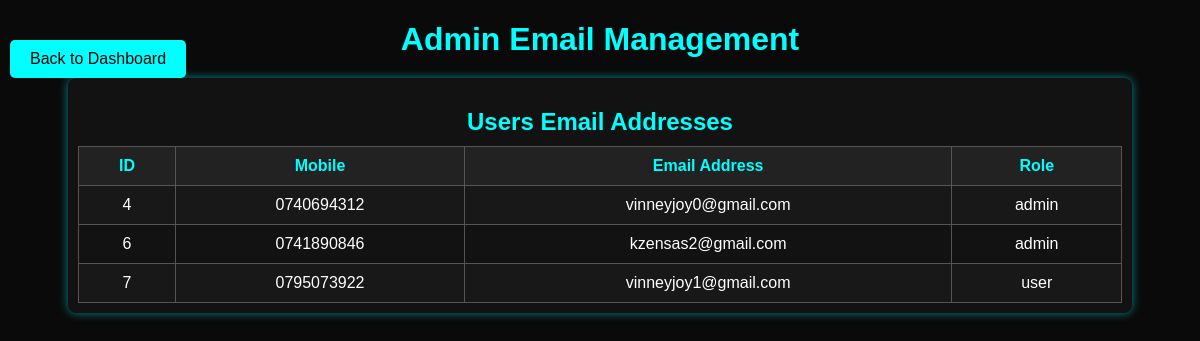
Page /admin/manage_emails (signed in) on the earlier database version.
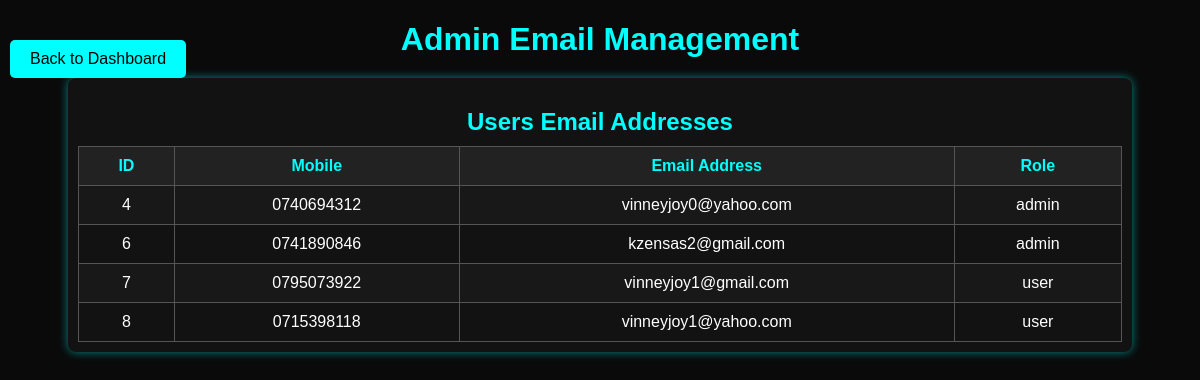
Same page on the later database version.
### app.py (models this page shows)
class User(db.Model, UserMixin):
    id = db.Column(db.Integer, primary_key=True)
    mobile = db.Column(db.String(10), unique=True, nullable=False)
    email = db.Column(db.String(120), unique=True,  nullable=False)
    password = db.Column(db.String(255), nullable=False)
    role = db.Column(db.String(10), nullable=False, default='user')
    created_at = db.Column(db.DateTime, default=nairobi_time)
    profile_image = db.Column(db.String(255), default='/static/default-profile.png')
    location = db.Column(db.String(255), nullable=True)
    agreed = db.Column(db.Boolean, default=False)
    active = db.Column(db.Boolean, default=True)

### app.py (the view)
@app.route('/admin/manage_emails')
@admin_required
@csrf.exempt
def manage_emails():
    users = User.query.all()
    return render_template('admin_manage_emails.html', users=users)

### app.py (called while the page is built)
@app.before_request
def make_session_permanent():
    session.permanent = True

@app.before_request
def auto_logout_user():
    if current_user.is_authenticated:
        user = User.query.filter_by(id=current_user.id).first()
        if user and user.role != current_user.role:
            logout_user()
            flash("Role has changed. Please log in again.", "error")
            return redirect(url_for('login'))

def admin_required(f):
    @wraps(f)
    def decorated_function(*args, **kwargs):
        if not current_user.is_authenticated or current_user.role != 'admin':
            return abort(403)
        return f(*args, **kwargs)
    return decorated_function

@login_manager.user_loader
def load_user(user_id):
    return User.query.get(int(user_id))

@app.context_processor
def inject_csrf_token():
    from flask_wtf.csrf import generate_csrf
    return dict(csrf_token=generate_csrf)

### templates/admin_manage_emails.html (shortened to what this page needs)
<!DOCTYPE html>
<html lang="en">
<head>
</head>
<body>
  <h1>Admin Email Management</h1>
  <button onclick="window.location.href='/admin/dashboard'">Back to Dashboard</button>
  <div class="section">
    <h2>Users Email Addresses</h2>
    <table>
      <tr>
        <th>ID</th>
        <th>Mobile</th>
        <th>Email Address</>
        <th>Role</th>
      </tr>
      {% for user in users %}
      <tr>
        <td>{{ user.id }}</td>
        <td>{{ user.mobile }}</td>
        <td>{{ user.email }}</td>
        <td>{{ user.role }}</td>
      </tr>
      {% endfor %}
    </table>
  </div>
</body>
</html>

Differences in the rows shown:
changed User id 4: email "vinneyjoy0@gmail.com" → "vinneyjoy0@yahoo.com"
added User: id "8", mobile "0715398118", email "vinneyjoy1@yahoo.com", role "user"
